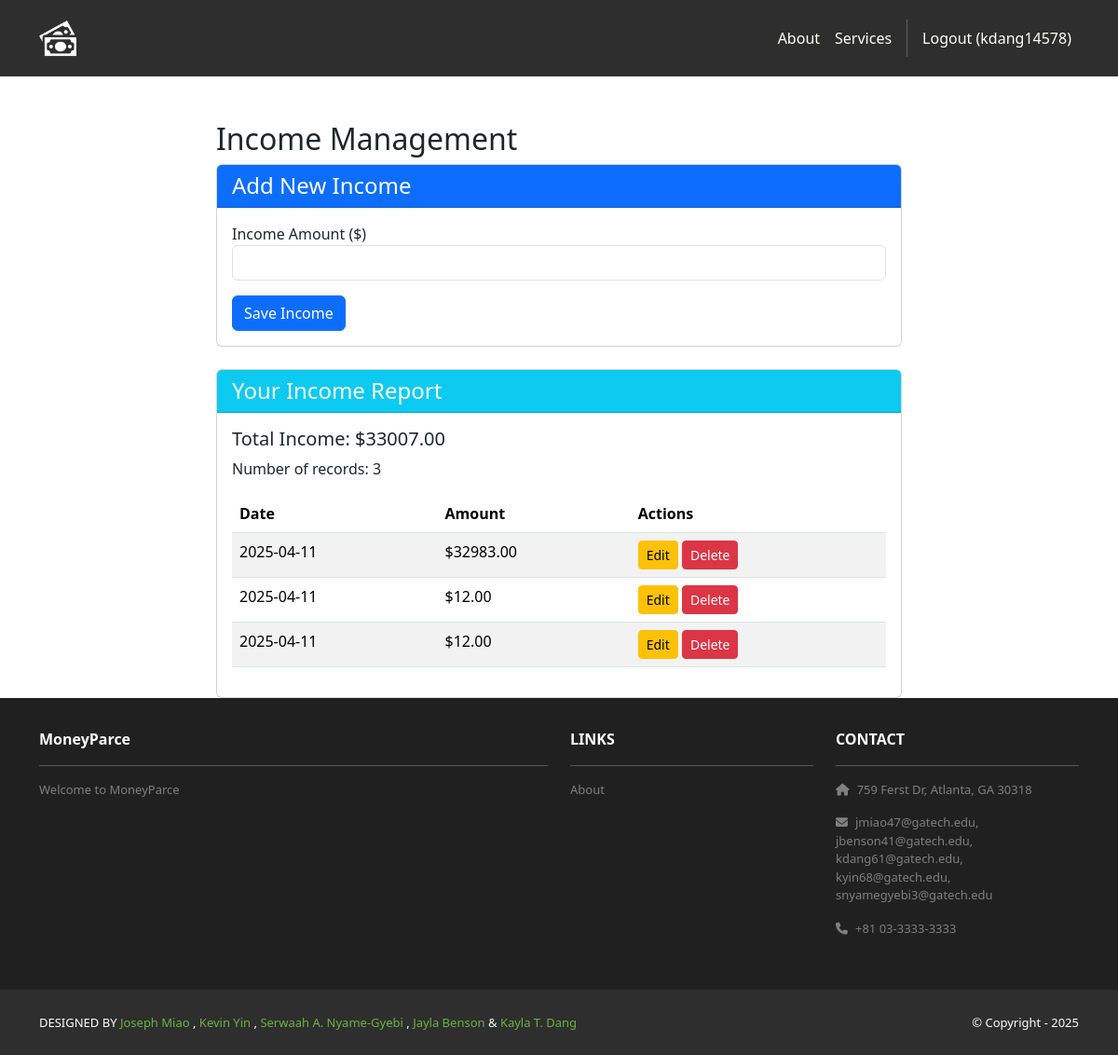
The app's page /services/add-income/ (signed in) with its own data.
### services/models.py (models this page shows, shortened)
class Income(models.Model):
    user = models.ForeignKey(User, on_delete=models.CASCADE)
    amount = models.DecimalField(max_digits=10, decimal_places=2)
    date_added = models.DateTimeField(auto_now_add=True)

### services/views.py (the view, shortened to what this page needs)
# urls.py: path('add-income/', views.add_income, name='add_income'),
@login_required
def add_income(request):
    incomes = Income.objects.filter(user=request.user).order_by('-date_added')
    total_income = sum(income.amount for income in incomes)
    return render(request, 'services/add_income.html', {
        'incomes': incomes,
        'total_income': total_income
    })

### services/context_processors.py (called while the page is built)
def total_income(request):
    if not request.user.is_authenticated:
        return {'total_income': 0}
    result = Income.objects.filter(user=request.user).aggregate(
        total=Sum('amount')
    )['total'] or 0
    return {'total_income': int(float(result))}

def total_expenses(request):
    if not request.user.is_authenticated:
        return {'total_expenses': 0}
    result = Expense.objects.filter(user=request.user).aggregate(
        total=Sum('amount')
    )['total'] or 0
    return {'total_expenses': int(float(result))}

def difference(request):
    if not request.user.is_authenticated:
        return {'difference': 0}
    income = float(Income.objects.filter(user=request.user).aggregate(
        total=Sum('amount')
    )['total'] or 0)
    expenses = float(Expense.objects.filter(user=request.user).aggregate(
        total=Sum('amount')
    )['total'] or 0)
    return {'difference': income - expenses}

### services/templates/services/add_income.html (shortened to what this page needs)
{% extends 'base.html' %}
{% block content %}
<div class="container mt-5">
    <div class="row">
        <div class="col-md-8 mx-auto">
            <h2>Income Management</h2>
            <div class="card mb-4">
                <div class="card-header bg-primary text-white">
                    <h4 class="mb-0">Add New Income</h4>
                </div>
                <div class="card-body">
                    <form method="POST">
                        <div class="form-group mb-3">
                            <label for="income_amount">Income Amount ($)</label>
                            <input type="number" step="0.01" min="0" class="form-control"
                                   id="income_amount" name="income_amount" required>
                        </div>
                        <button type="submit" class="btn btn-primary">Save Income</button>
                    </form>
                </div>
            </div>
            <div class="card">
                <div class="card-header bg-info text-white">
                    <h4 class="mb-0">Your Income Report</h4>
                </div>
                <div class="card-body">
                    <div class="mb-3">
                        <h5>Total Income: ${{ total_income }}</h5>
                        <p>Number of records: {{ incomes.count }}</p>
                    </div>
                    <table class="table table-striped">
                        <thead>
                            <tr>
                                <th>Date</th>
                                <th>Amount</th>
                                <th>Actions</th>
                            </tr>
                        </thead>
                        <tbody>
                            {% for income in incomes %}
                            <tr>
                                <td>{{ income.date_added|date:"Y-m-d" }}</td>
                                <td>${{ income.amount }}</td>
                                <td>
                                    <a href="{% url 'edit_income' income.id %}" class="btn btn-warning btn-sm">
                                        Edit
                                    </a>
                                    <form method="POST" action="{% url 'delete_income' income.id %}" class="d-inline">
                                        <button type="submit" class="btn btn-danger btn-sm"
                                                onclick="return confirm('Are you sure?')">
                                            Delete
                                        </button>
                                    </form>
                                </td>
                            </tr>
                            {% empty %}
                            <tr>
                                <td colspan="3">No income records yet.</td>
                            </tr>
                            {% endfor %}
                        </tbody>
                    </table>
                </div>
            </div>
        </div>
    </div>
</div>
{% endblock %}

### moneyparce/templates/base.html (shortened to what this page needs)
<!DOCTYPE html>
<html>
  {% load static %}
  <head>
    <link href="https://cdn.jsdelivr.net/npm/bootstrap@5.3.3/dist/css/bootstrap.min.css" rel="stylesheet">
    <link rel="stylesheet"  href="https://cdnjs.cloudflare.com/ajax/libs/font-awesome/6.1.1/css/all.min.css">
      <link rel="stylesheet" type="text/css" href="{% static 'css/style.css' %}">
  </head>
  <body>
    <nav class="p-3 navbar navbar-dark bg-dark
         navbar-expand-lg">
      <div class="container">
        <a class="navbar-brand"
           href="{% url 'home.index' %}">
          <img src="{% static 'image/logo.png' %}" alt="logo"
               height="40" />
        </a>
        <div class="collapse navbar-collapse"
             id="navbarNavAltMarkup">
          <div class="navbar-nav ms-auto navbar-ml">
            <a class="nav-link"
               href="{% url 'home.about' %}">About</a>
            <a class="nav-link" href="{% url 'services.index' %}">Services</a>
            {% if user.is_authenticated %}
            <a class="nav-link" href="{% url 'accounts.logout' %}">Logout ({{ user.username }})</a>
            {% else %}
            <a class="nav-link" href="{% url 'accounts.login' %}">Login</a>
            <a class="nav-link" href="{% url 'accounts.signup' %}">Sign Up</a>
            {% endif %}
          </div>
        </div>
      </div>
    </nav>
    <div>
      {% block content %}
      {% endblock content %}
    </div>
    <section class="p-3 ms-footer d-none d-md-block">
      <div class="container">
        <div class="row mt-3 text-white">
          <div class="col-md-6 col-lg-6 col-xl-6
               mx-auto mb-4">
            <b>MoneyParce</b>
            <hr />
            <p>
              Welcome to MoneyParce
            </p>
          </div>
          <div class="col-md-3 col-lg-3 col-xl-3
               mx-auto mb-4">
            <b>LINKS</b>
            <hr />
            <p><a class="nav-link"
              href="{% url 'home.about' %}">
              About
            </a></p>
          </div>
          <div class="col-md-3 col-lg-3 col-xl-3 mx-auto
               mb-4">
            <b>CONTACT</b>
            <hr />
            <p><i class="fas fa-home me-2"></i>759 Ferst Dr, Atlanta, GA 30318</p>
            <p><i class="fas fa-envelope me-2"></i>jmiao47@gatech.edu, jbenson41@gatech.edu, kdang61@gatech.edu, kyin68@gatech.edu, snyamegyebi3@gatech.edu</p>
            <p><i class="fas fa-phone me-2"></i>+81 03-3333-3333</p>
          </div>
        </div>
      </div>
    </section>
    <section class="p-3 ms-footer-bottom bg-dark">
      <div class="container d-flex
           justify-content-between">
        <div class="me-5 text-white">
          <span>DESIGNED BY
             <a href="https://www.linkedin.com/in/josephmiao/" target="_blank">Joseph Miao</a> ,
            <a href="https://www.linkedin.com/in/kevin-yin-83073925b" target="_blank">Kevin Yin</a> ,
            <a href="https://www.linkedin.com/in/serwaah-nyame-gyebi-60b842239" target="_blank">Serwaah A. Nyame-Gyebi</a> ,
            <a href="https://www.linkedin.com/in/jayla-benson" target="_blank">Jayla Benson</a> &
            <a href="https://www.instagram.com/kae.dang?utm_source=ig_web_button_share_sheet&igsh=ZDNlZDc0MzIxNw==" target="_blank">Kayla T. Dang</a>
          </span>
        </div>
        <div class="text-white">
          <span>© Copyright - 2025</span>
        </div>
      </div>
    </section>
  </body>
</html>

### moneyparce/static/css/style.css (style rules this page uses)
.navbar a.nav-link { color: #FFFEF6 !important; }
.bg-dark { background-color: #2E2E2E !important; }
.ms-footer { background-color: #202020; }
.ms-footer p { color: #7F7F7F; font-size: 13px; }
.ms-footer-bottom span { font-size: 13px; line-height: 38px; }
.ms-footer-bottom a { color: #6ab43e; text-decoration: none; }

### records on screen
Income: date_added "2025-04-11", amount "32983.00"
Income: date_added "2025-04-11", amount "12.00"
Income: date_added "2025-04-11", amount "12.00"

### other values on screen
{{ user.username }} "kdang14578"
{{ total_income }} "33007.00"
{{ incomes.count }} "3"
